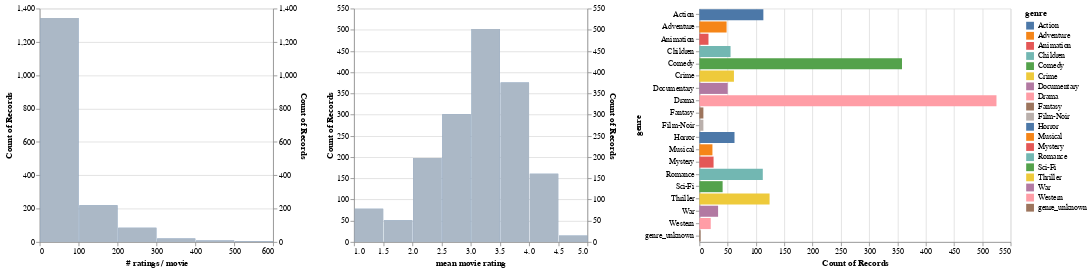

Here is the notebook cell this chart was saved with:
### Code cell
# Menampilkan jumlah peringkat dan peringkat rata-rata per film
alt.concat(
    filtered_hist('rating count', '# ratings / movie', genre_filter),
    filtered_hist('rating mean', 'mean movie rating', genre_filter),
    genre_chart,
    data =  movies_ratings
)

### Figure 1 — Vega-Lite specification as saved in the notebook (floating-point values rounded to 4 significant figures; data arrays with more than 128 entries replaced by an {"elided": "..."} marker saying what was removed)
{"config": {"view": {"continuousWidth": 400, "continuousHeight": 300}}, "concat": [{"layer": [{"mark": "bar", "encoding": {"x": {"bin": {"maxbins": 10}, "field": "rating count", "title": "# ratings / movie", "type": "quantitative"}, "y": {"aggregate": "count", "type": "quantitative"}}, "transform": [{"filter": {"selection": "selector002"}}], "width": 300}, {"mark": "bar", "encoding": {"color": {"value": "lightgray"}, "opacity": {"value": 0.7}, "x": {"bin": {"maxbins": 10}, "field": "rating count", "title": "# ratings / movie", "type": "quantitative"}, "y": {"aggregate": "count", "type": "quantitative"}}, "width": 300}], "resolve": {"scale": {"y": "independent"}}}, {"layer": [{"mark": "bar", "encoding": {"x": {"bin": {"maxbins": 10}, "field": "rating mean", "title": "mean movie rating", "type": "quantitative"}, "y": {"aggregate": "count", "type": "quantitative"}}, "transform": [{"filter": {"selection": "selector002"}}], "width": 300}, {"mark": "bar", "encoding": {"color": {"value": "lightgray"}, "opacity": {"value": 0.7}, "x": {"bin": {"maxbins": 10}, "field": "rating mean", "title": "mean movie rating", "type": "quantitative"}, "y": {"aggregate": "count", "type": "quantitative"}}, "width": 300}], "resolve": {"scale": {"y": "independent"}}}, {"mark": "bar", "encoding": {"color": {"condition": {"field": "genre", "type": "nominal", "selection": "selector002"}, "value": "lightgray"}, "x": {"aggregate": "count", "type": "quantitative"}, "y": {"field": "genre", "type": "nominal"}}, "height": 300, "selection": {"selector002": {"type": "multi", "fields": ["genre"]}}}], "data": {"name": "data-bc4cc98d0b4933b71428d3de6456d8f5"}, "$schema": "https://vega.github.io/schema/vega-lite/v4.17.0.json", "datasets": {"data-bc4cc98d0b4933b71428d3de6456d8f5": {"elided": "1682 records"}}}
